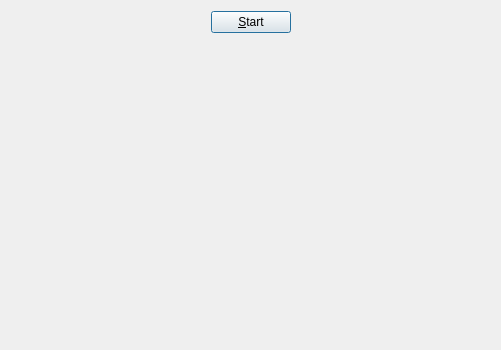
<?xml version="1.0" encoding="UTF-8"?>
<ui version="4.0">
 <class>Dialog</class>
 <widget class="QDialog" name="Dialog">
  <property name="geometry">
   <rect>
    <x>0</x>
    <y>0</y>
    <width>501</width>
    <height>350</height>
   </rect>
  </property>
  <property name="windowTitle">
   <string>Paczaj na kropke </string>
  </property>
  <layout class="QVBoxLayout" name="verticalLayout">
   <item>
    <layout class="QHBoxLayout" name="horizontalLayout">
     <item>
      <spacer name="horizontalSpacer">
       <property name="orientation">
        <enum>Qt::Horizontal</enum>
       </property>
       <property name="sizeHint" stdset="0">
        <size>
         <width>40</width>
         <height>20</height>
        </size>
       </property>
      </spacer>
     </item>
     <item>
      <widget class="QPushButton" name="pushButton">
       <property name="text">
        <string>&amp;Start</string>
       </property>
      </widget>
     </item>
     <item>
      <spacer name="horizontalSpacer_2">
       <property name="orientation">
        <enum>Qt::Horizontal</enum>
       </property>
       <property name="sizeHint" stdset="0">
        <size>
         <width>40</width>
         <height>20</height>
        </size>
       </property>
      </spacer>
     </item>
    </layout>
   </item>
   <item>
    <widget class="Canvas" name="widget" native="true">
     <property name="sizePolicy">
      <sizepolicy hsizetype="Preferred" vsizetype="Expanding">
       <horstretch>0</horstretch>
       <verstretch>0</verstretch>
      </sizepolicy>
     </property>
    </widget>
   </item>
  </layout>
 </widget>
 <layoutdefault spacing="6" margin="11"/>
 <customwidgets>
  <customwidget>
   <class>Canvas</class>
   <extends>QWidget</extends>
   <header>canvas.h</header>
   <container>1</container>
  </customwidget>
 </customwidgets>
 <resources/>
 <connections/>
</ui>
